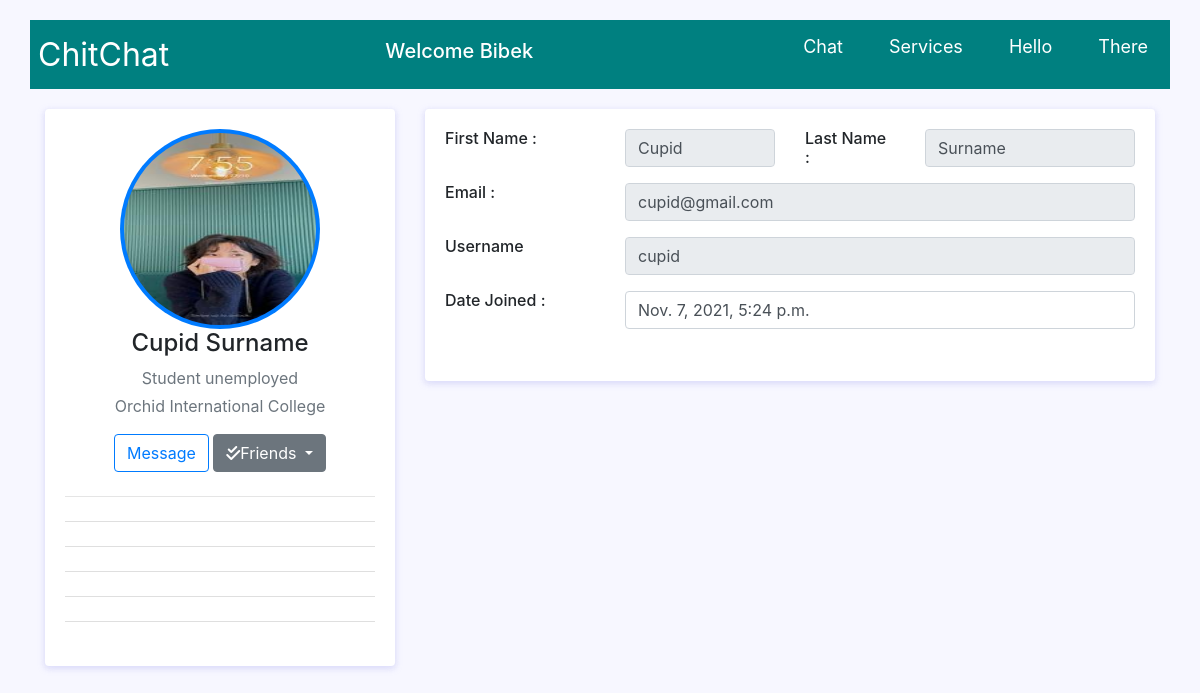
The app's page /account/profile/2 (signed in), older data.
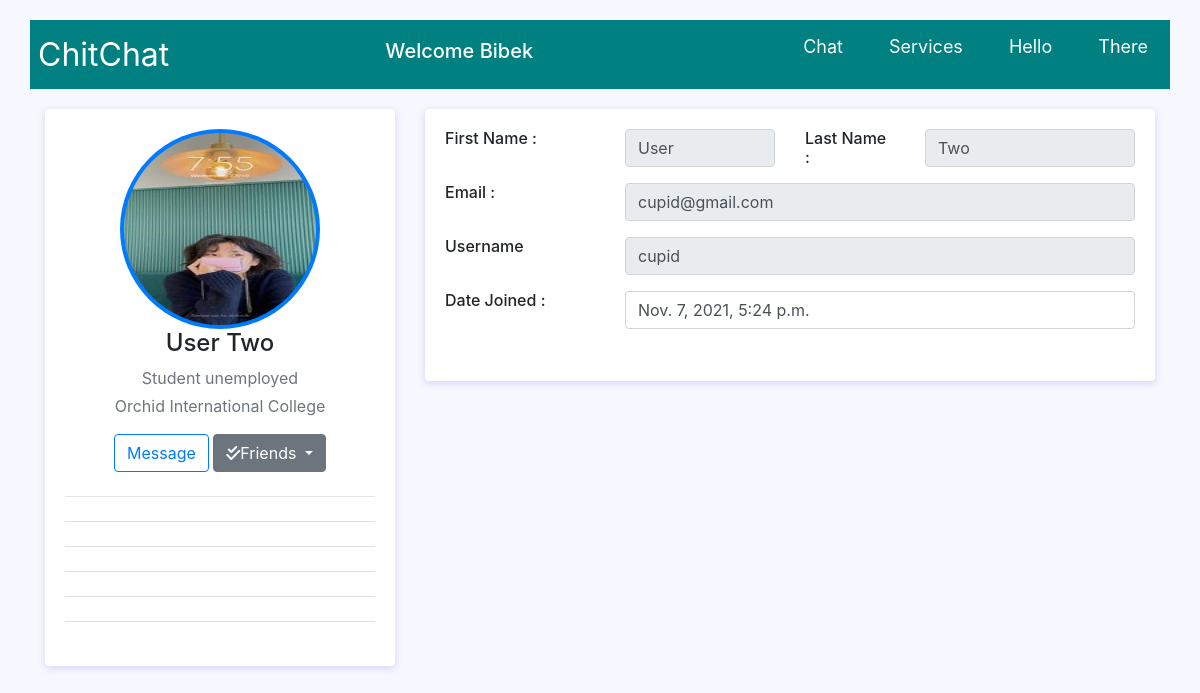
The same page, newer data.
### accounts/models.py (models this page shows, shortened)
class CustomUser(AbstractUser):
    email                   = models.EmailField(_('email address'), unique=True)
    username                = models.CharField(max_length=30, unique=True)
    date_joined				= models.DateTimeField(verbose_name='date joined', auto_now_add=True)
    last_login				= models.DateTimeField(verbose_name='last login', auto_now=True)
    is_admin				= models.BooleanField(default=False)
    is_active				= models.BooleanField(default=True)
    is_staff				= models.BooleanField(default=False)
    is_superuser			= models.BooleanField(default=False)
    profile_image			= models.ImageField(max_length=255, upload_to='user_photos', null=True, blank=True, default=DEFAULT)
    hide_email				= models.BooleanField(default=True)
    status                  = models.IntegerField(default=0)
    USERNAME_FIELD = 'email'
    REQUIRED_FIELDS = ['username','first_name','last_name']
    objects = CustomUserManager()
    def __str__(self):
        return self.username
    @property
    def get_photo_url(self):
        if self.profile_image and hasattr(self.profile_image, 'url'):
            return self.profile_image.url
        else:
            return "/media/user_photos/nouser.jpg"

### accounts/views.py (the view, shortened to what this page needs)
# urls.py: path('profile/<userId>',views.view_profile,name='profile'),
@login_required
def view_profile(request, *args, **kwargs):
    context = {}
    user_id = kwargs.get("userId")
    print(user_id)
    try:
        user_account = CustomUser.objects.get(pk = user_id)
        print(user_account.username)
    except:
        return HttpResponse("User Id doesnot exist")
    if user_account:
        context['user_account'] = user_account
        try:
            list_of_friends = FriendList.objects.get(user = user_account)
            print("yo chai ma "+str(list_of_friends))
        except FriendList.DoesNotExist:
            list_of_friends = FriendList(user = user_account)
            list_of_friends.save()
        user_friends = list_of_friends.friends.all()
        print("This is user_friends"+str(user_friends))
        context['user_friends'] = user_friends
        is_self = True
        is_friend = False
        friend_request_status = FriendRequestStatus.NO_REQUEST_SENT.value
        friend_requests = None
        current_user = request.user
        if current_user.is_authenticated and current_user != user_account:
            is_self = False
            if user_friends.filter(pk = current_user.id):
                is_friend = True
        try:
            friend_requests = FriendRequest.objects.filter(receiver = current_user, is_pending = True)
            print("thikka paro")
        except:
            pass
        context['is_self'] = is_self
        context['is_friend'] = is_friend
        context['hide_email'] = user_account.hide_email
        context['friend_request_status'] = friend_request_status
        context['friend_requests'] = friend_requests
        context['room_name'] = user_account.username
        print("view profile method")
        return render(request,'profile.html',context)

### friends/models.py (called while the page is built)
    def __str__(self):
        return self.user.username

    def get_queryset(self):
        return super().get_queryset().order_by('-updated_at')

### accounts/templates/profile.html (shortened to what the changed rows need)
{% extends 'core/base.html' %}
{% load static %}
{% block core_head %}
<head>
    <link rel="stylesheet" href="{% static 'bootstrap/css/bootstrap.min.css' %}">
</head>
{% endblock core_head %}
{% block core_body %}
<div class="container">
		<div class="main-body">
			<div class="row">
				<div class="col-lg-4">
				<form method="post" action="{% url 'accounts:profile_update' userId=user_account.id %}" enctype="multipart/form-data">
					<div class="card">
						<div class="card-body">
							<div class="d-flex flex-column align-items-center text-center">
							<div id="lightgallery">
								<a href=" {{user_account.get_photo_url}}"><img src="{{user_account.get_photo_url}}" alt="{{user_account.username}}" class="rounded-circle p-1 bg-primary" width="200" height="200"></a>
							</div>
									<h4>{{user_account.first_name}} {{user_account.last_name}}</h4>
									<p class="text-secondary mb-1">Student unemployed</p>
									<p class="text-muted font-size-sm">Orchid International College</p>
								<div id="friend_operations">
									{% if is_friend %}
									<div id="friends_function_div">
									</div>
									{% endif %}
								</div>
							</div>
						</div>
					</div>
				</div>
				<div class="col-lg-8">
					<div class="card">
						<div class="card-body">
							<div class="row mb-3">
								<div class="col-sm-3 text-secondary">
									<input type="text" name="first_name" id="id_fname" class="form-control" value="{{user_account.first_name}}" {% if is_self %}  {% else %} readonly {% endif %} required>
								</div>
								<div class="col-sm-4 text-secondary">
									<input type="text" name="last_name" id="id_lname" class="form-control" value="{{user_account.last_name}}" {% if is_self %}  {% else %} readonly {% endif %} required>
								</div>
							</div>
							<div class="row mb-3">
								<div class="col-sm-9 text-secondary">
									<input type="text" name="email" id="id_email" class="form-control"  {% if is_self %} value="{{user_account.email}}" {% else %} {% if hide_email %} value="***********" readonly {% else %}
									value="{{user_account.email}}" readonly {% endif %} {% endif %} required>
								</div>
							</div>
							<div class="row mb-3">
								<div class="col-sm-9 text-secondary">
									<input type="text" name="username" id="id_username" class="form-control" value="{{user_account.username}}" {% if is_self %}  {% else %} readonly {% endif %} required>
								</div>
							</div>
							<div class="row mb-3">
								<div class="col-sm-9 text-secondary">
									<p type="text" class="form-control">{{user_account.date_joined}} </p>
								</div>
							</div>
						</div>
					</div>
				</div>
			</div>
		</div>
	</div>
{% endblock core_body %}

Row changes from the older to the newer data that the page shows:
changed CustomUser "cupid@gmail.com": first_name "Cupid" → "User"; last_name "Surname" → "Two"
